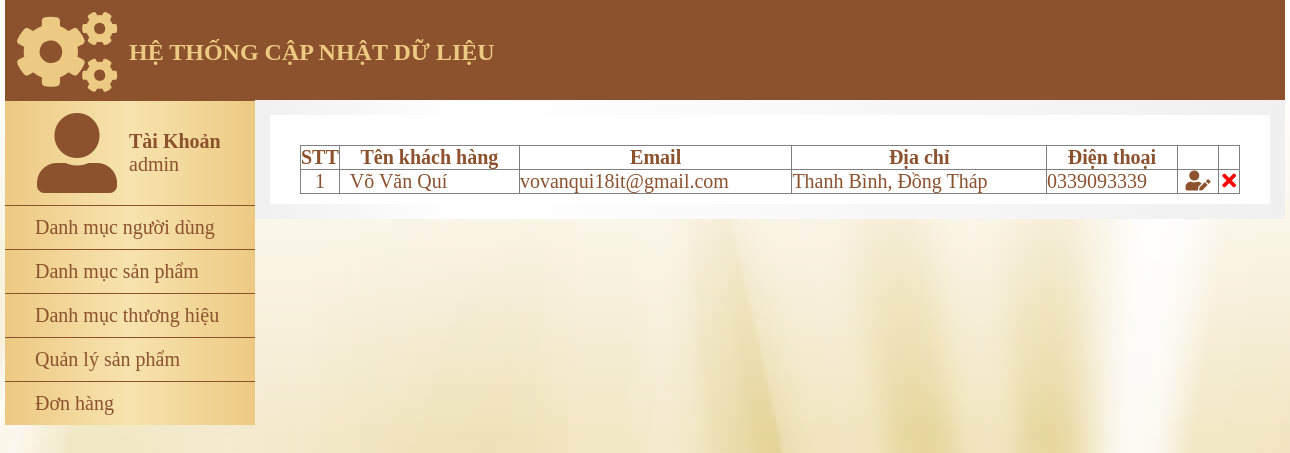
The page /mypham/admin/index.php?action=quanlyngdung&query=lietke (signed in) on the database its author committed.
### tables this page shows
CREATE TABLE `tbl_dangky` (
  `id_dangky` int(11) NOT NULL,
  `tenkhachhang` varchar(255) NOT NULL,
  `email` varchar(100) NOT NULL,
  `diachi` varchar(255) NOT NULL,
  `matkhau` varchar(100) NOT NULL,
  `dienthoai` varchar(20) NOT NULL
);

### mypham/admin/modules/quanlyngdung/lietke.php (the view)
<?php
    $sql_lietke_khachhang = "SELECT * FROM tbl_dangky ORDER BY id_dangky DESC";
    $query_lietke_khachhang = mysqli_query($mysqli,$sql_lietke_khachhang);
?>
<div class="lietke">
  <table class="lietke-1" border="1" style="border-collapse: collapse;width:100%;margin-bottom:10px">
    <tr >
      <th>STT</th>
      <th>Tên khách hàng</th>
      <th>Email</th>
      <th>Địa chỉ</th>
      <th>Điện thoại</th>
      <th></th>
      <th></th>
    </tr>
    <?php
    $i = 0;
    while($row = mysqli_fetch_array($query_lietke_khachhang)){
        $i++;
    ?>
    <tr>
      <td style="width:10px; text-align:center"><?php echo $i ?></td>
      <td style="padding:0 10px"><?php echo $row['tenkhachhang'] ?></td>
      <td><?php echo $row['email'] ?></td>
      <td><?php echo $row['diachi'] ?></td>
      <td><?php echo $row['dienthoai'] ?></td>
      <td style=" text-align:center;width:40px">
            <a href="index.php?action=quanlyngdung&query=sua&iddangky=<?php echo $row['id_dangky']?>">
                <i class="fas fa-user-edit" style="color:#8C512D"></i>
            </a>
        </td>
      <td style=" text-align:center;width:20px">
            <a href="modules/quanlyngdung/xuly.php?iddangky=<?php echo $row['id_dangky']?>">
                <i class="fas fa-times" style="color:red"></i>
            </a>
        </td>
    </tr>
    <?php
    }
    ?>
  </table>
  </div>

### mypham/admin/css/index.css (style rules this page uses)
* { margin: 0; padding: 0; }
body { background-image: url(../../images/gd-dk.jpg); }
.content div { float: left; }
.lietke { width: 940px; margin-top: 10px; padding: 0 30px; }
.lietke-1 { margin-top: 20px; font-size: 20px; }
.lietke-1 a { text-decoration: none; }

### rows shown on the page
tbl_dangky: tenkhachhang "Võ Văn Quí", email "vovanqui18it@gmail.com", diachi "Thanh Bình, Đồng Tháp", dienthoai "0339093339"

### other values the page prints
$_SESSION['dangnhap'] "admin"
